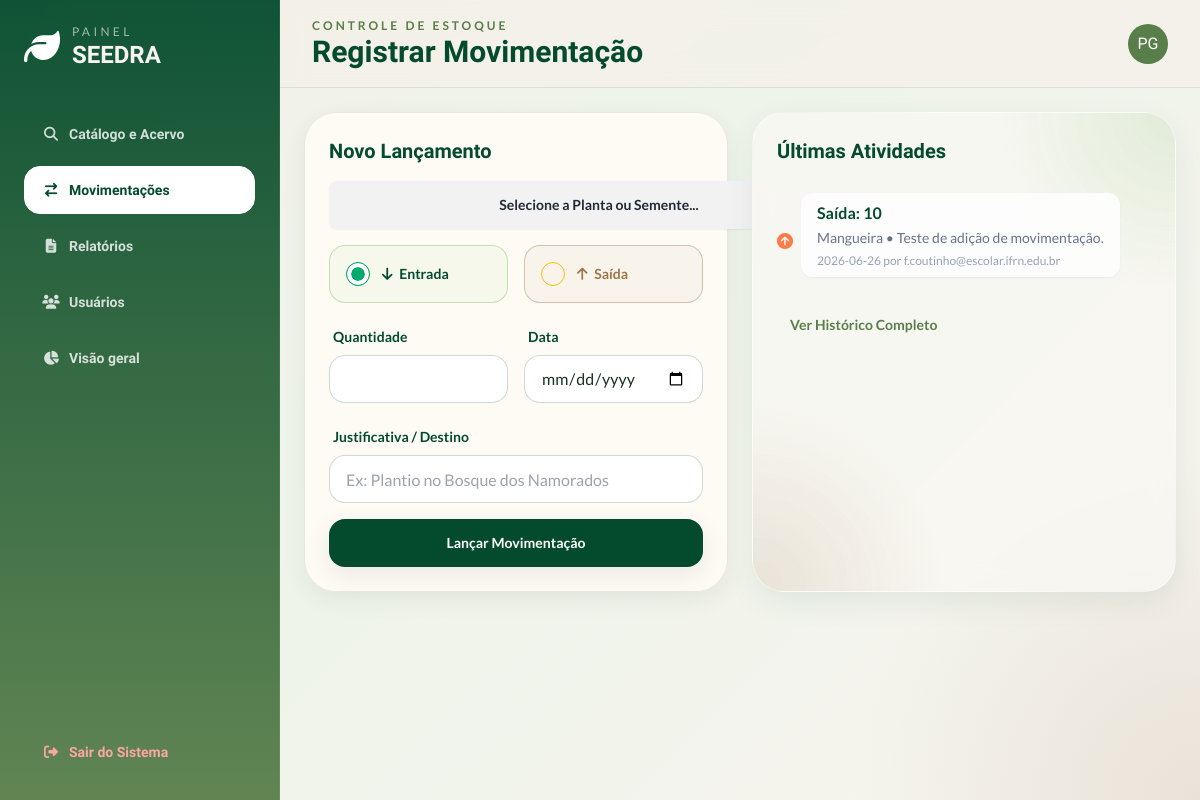
Before: /movimentacao (signed in) with the older database file.
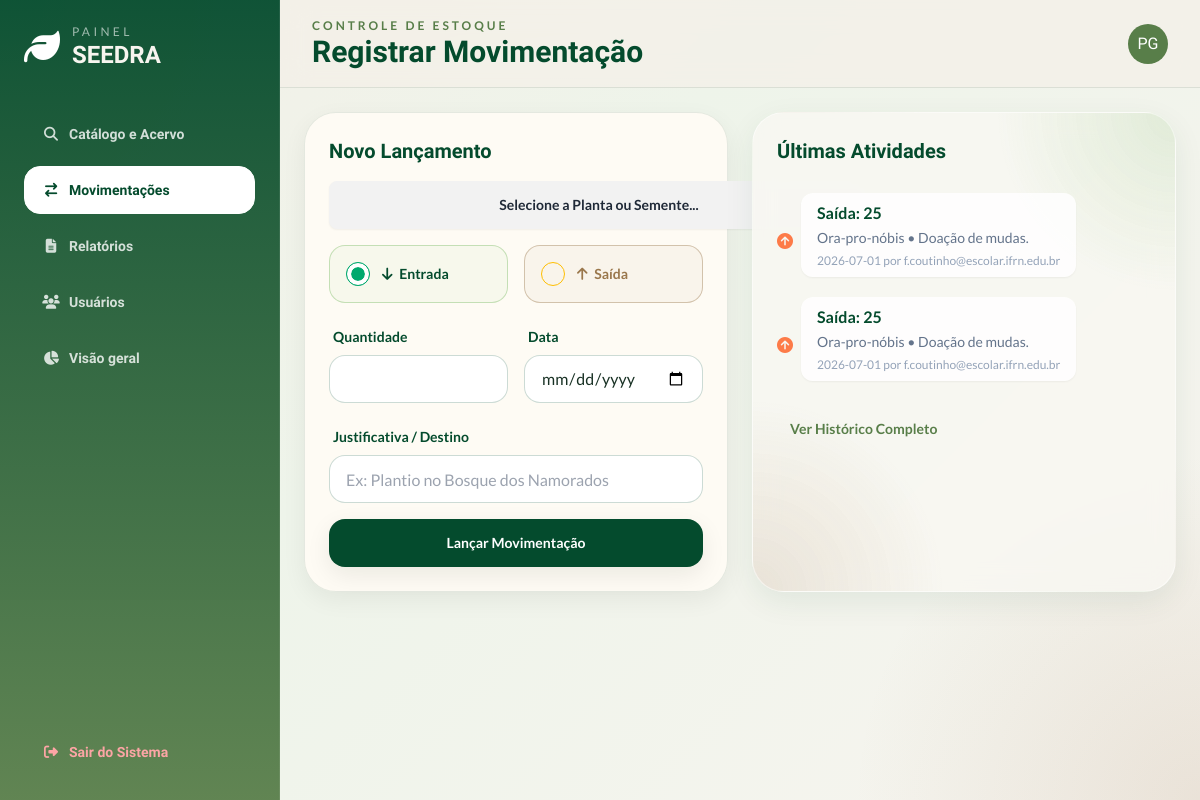
After: the same page with the newer database file.
### models.py (models this page shows, shortened)
class Movimentacao(db.Model):
    __tablename__='movimentacao'
    id_item = db.Column(db.Integer, db.ForeignKey(Item.id), nullable = False)
    id = db.Column(db.Integer, primary_key = True)
    data_move = db.Column(db.Date, nullable = False)
    Typ = db.Column(db.String(10), nullable = False)
    quantidade = db.Column(db.Integer, nullable = False)
    justificativa = db.Column(db.Text, nullable = False)
    operador = db.Column(db.String(40), nullable = False)

class Item(db.Model):
    __tablename__= 'items'
    id = db.Column(db.Integer, primary_key = True)
    nome = db.Column(db.String(50), nullable = False, unique = True)
    quantidade = db.Column(db.Integer, nullable = True)
    n_cientifico = db.Column(db.String(50), nullable = False , unique = True)
    categoria = db.Column(db.String(20), nullable = False)
    deficit_limit = db.Column(db.Integer)
    obs = db.Column(db.Text)
    data_cadastro = db.Column(db.Date, nullable = False)
    movimentacoes = db.relationship('Movimentacao', backref = 'Item', lazy = True)

### app.py (the view, shortened to what this page needs)
@app.route('/movimentacao', methods = ['GET', 'POST'])
@login_required
def movimentacao():
    itens = Item.query.order_by(Item.nome).all()
    movimentacoes = Movimentacao.query.all()
    itens_mov = Item.query.all()
    if movimentacoes:
        for item in itens_mov:
            for mov in movimentacoes:
                if item.id == mov.id:
                    itens_mov_id = item.nome
        return render_template('movimentacao.html',itens=itens, movimentacoes=movimentacoes, itens_mov = itens_mov_id)
    else:
       flash("Nenhuma movimentação encontrada!")
       return render_template('movimentacao.html',itens=itens, movimentacoes=movimentacoes)

### app.py (called while the page is built)
@login_manager.user_loader
def load_user(user_id):
    return Usuarios.query.get(int(user_id))

def login_required(f):
  @wraps(f)
  def decorated_function(*args, **kwargs):
      if 'usuarios_id' not in session:
         flash("Faça login primeiro!", 'erro')
         return redirect(url_for('login'))
      return f(*args, **kwargs)
  return decorated_function

### templates/movimentacao.html (shortened to what this page needs)
{% extends 'base.html' %}
{% set page_id = 'movimentacoes'%}
{% block header_subtitle %}Controle de Estoque{% endblock %}
{% block header_title %}Registrar Movimentação{% endblock %}
{% block content %}
<div class="grid grid-cols-1 lg:grid-cols-2 gap-6">
    <div class="soft-card rounded-[2rem] p-6 self-start">
        <h3 class="text-xl font-extrabold text-seedra-leafDark mb-4">Novo Lançamento</h3>
        <form action="{{ url_for('movimentacao') }}" method="POST" class="space-y-4 font-lato">
            <div class="relative inline-block w-[540px]">
                <button id="btn_lista_planta" type="button" class="btn w-full">
                    <span id="span_planta">Selecione a Planta ou Semente...</span>
                </button>
            </div>
            <div class="grid grid-cols-2 gap-4 my-4">
                <label class="label cursor-pointer justify-start gap-3 p-4 rounded-2xl border border-seedra-leafLight/40 bg-seedra-leafLight/5 hover:bg-seedra-leafLight/10 transition">
                    <input type="radio" name="tipo_mov" value="Entrada" class="radio radio-success" checked />
                    <span class="label-text font-bold text-seedra-leafDark"><i class="fa-solid fa-arrow-down mr-1"></i> Entrada</span>
                </label>
                <label class="label cursor-pointer justify-start gap-3 p-4 rounded-2xl border border-seedra-seedBrown/40 bg-seedra-seedBrown/5 hover:bg-seedra-seedBrown/10 transition">
                    <input type="radio" name="tipo_mov" value="Saída" class="radio radio-warning" />
                    <span class="label-text font-bold text-seedra-seedBrown"><i class="fa-solid fa-arrow-up mr-1"></i> Saída</span>
                </label>
            </div>
            <div class="grid grid-cols-2 gap-4">
                <div class="form-control">
                    <label class="label"><span class="label-text font-bold text-seedra-leafDark">Quantidade</span></label>
                    <input type="number" name="quantidade" class="input input-bordered rounded-2xl bg-white border-seedra-leafDark/20" required />
                </div>
                <div class="form-control">
                    <label class="label"><span class="label-text font-bold text-seedra-leafDark">Data</span></label>
                    <input type="date" name="data_move" class="input input-bordered rounded-2xl bg-white border-seedra-leafDark/20" required />
                </div>
            </div>
            <div class="form-control">
                <label class="label"><span class="label-text font-bold text-seedra-leafDark">Justificativa / Destino</span></label>
                <input type="text" name="justificativa" class="input input-bordered rounded-2xl bg-white border-seedra-leafDark/20" placeholder="Ex: Plantio no Bosque dos Namorados" required />
            </div>
            <button type="submit" class="btn btn-block rounded-2xl border-0 bg-seedra-leafDark hover:bg-seedra-leafMid text-white mt-4 shadow-card">Lançar Movimentação</button>
        </form>
    </div>
    <div class="glass-card rounded-[2rem] p-6 h-full bg-organic">
        <h3 class="text-xl font-extrabold text-seedra-leafDark mb-6">Últimas Atividades</h3>
        <ul class="timeline timeline-vertical timeline-compact font-lato">
            {% for mov in movimentacoes %}
                <li>
                    <div class="timeline-middle text-seedra-leafLight"><i class="{% if mov.Typ == 'Entrada' %}fa-solid fa-circle-check {% else %} fa-solid fa-circle-arrow-up text-[#FF4500]/70 {% endif %}"></i></div>
                    <div class="timeline-end timeline-box bg-white/80 border-0 shadow-sm rounded-xl mb-4 ml-2">
                        <span class="font-bold text-seedra-leafDark block">{{mov.Typ}}: {{mov.quantidade}}</span>
                        <span class="text-sm text-slate-500">{% if itens_mov %}{{itens_mov}} {% else %} Nada {% endif %} • {{mov.justificativa}}</span>
                        <p class="text-xs text-slate-400 mt-1">{{mov.data_move}} por {{mov.operador}}</p>
                    </div>
                </li>
            {% endfor %}
        </ul>
        <a href="#" class="btn btn-ghost btn-sm text-seedra-leafMid mt-4 font-lato">Ver Histórico Completo</a>
    </div>
</div>
{% endblock %}

### templates/base.html (shortened to what this page needs)
<!DOCTYPE html>
<html lang="pt-BR" data-theme="light">
<head>
  <link rel="stylesheet" href="/static/css/style.css" />
  <script src="/static/js/tailwind.config.js" defer></script>
  <script src="https://cdn.tailwindcss.com"></script>
  <link href="https://cdn.jsdelivr.net/npm/daisyui@4.12.10/dist/full.min.css" rel="stylesheet" type="text/css" />
  <link rel="stylesheet" href="https://cdnjs.cloudflare.com/ajax/libs/font-awesome/6.4.0/css/all.min.css">
</head>
<body class="font-sans">
  <div class="dashboard-shell">
    <aside class="sidebar p-5 lg:p-6 flex flex-col gap-6">
      <div class="flex items-center gap-3">
        <i class="fa-solid fa-leaf text-4xl text-white"></i>
        <div>
          <p class="text-xs uppercase tracking-[0.28em] text-white/60 font-lato">Painel</p>
          <h1 class="text-2xl font-extrabold leading-tight">SEEDRA</h1>
        </div>
      </div>
      {% block nav %}
        <nav class="space-y-2 mt-4">
          <a href="{{ url_for('catalogo') }}" class="btn btn-block justify-start btn-ghost text-white/80 hover:bg-white/10 rounded-2xl {{ '!text-seedra-leafDark border-white bg-white' if page_id =='catalogo' else 'btn-ghost text-white/80 hover:bg-white/10' }}"><i class="fa-solid fa-magnifying-glass w-5"></i> Catálogo e Acervo</a>
          <a href="{{ url_for('movimentacao') }}" class="btn btn-block justify-start btn-ghost text-white/80 hover:bg-white/10 rounded-2xl {{ '!text-seedra-leafDark border-white bg-white' if page_id =='movimentacoes' else 'btn-ghost text-white/80 hover:bg-white/10' }}"><i class="fa-solid fa-arrow-right-arrow-left w-5"></i> Movimentações</a>
          <a href="{{ url_for('relatorios') }}" class="btn btn-block justify-start btn-ghost text-white/80 hover:bg-white/10 rounded-2xl {{ '!text-seedra-leafDark border-white bg-white' if page_id =='relatorios' else 'btn-ghost text-white/80 hover:bg-white/10' }}"><i class="fa-solid fa-file-lines w-5"></i> Relatórios</a>
          <a href="{{ url_for('usuarios') }}" class="btn btn-block justify-start btn-ghost text-white/80 hover:bg-white/10 rounded-2xl {{ '!text-seedra-leafDark border-white bg-white' if page_id =='usuarios' else 'btn-ghost text-white/80 hover:bg-white/10' }}"><i class="fa-solid fa-users w-5"></i> Usuários</a>
          <a href="{{ url_for('dashboard') }}" class="btn btn-block justify-start  hover:bg-white/20 hover:text-white  rounded-2xl {{ 'text-seedra-leafDark border-white/10 bg-white/14' if page_id =='visao' else 'btn-ghost text-white/80 hover:bg-white/10' }}"><i class="fa-solid fa-chart-pie w-5"></i> Visão geral</a>
        </nav>
      {% endblock %}
      <div class="mt-auto">
        <a href="{{ url_for('logout') }}" class="btn btn-block justify-start btn-ghost text-red-300 hover:bg-red-500/20 hover:text-red-100 rounded-2xl"><i class="fa-solid fa-right-from-bracket w-5"></i> Sair do Sistema</a>
      </div>
    </aside>
    <header class="topbar px-5 lg:px-8 flex items-center justify-between gap-4">
      <div>
        <p class="text-xs uppercase tracking-[0.25em] text-seedra-leafMid font-semibold font-lato">{% block header_subtitle %}SEEDRA{% endblock %}</p>
        <h2 class="text-2xl md:text-3xl font-extrabold text-seedra-leafDark">{% block header_title %}Painel de Controle{% endblock %}</h2>
      </div>
      <div class="flex items-center gap-3">
        <div class="avatar placeholder ml-4">
          <div class="bg-seedra-leafMid text-white rounded-full w-10">
            <span>PG</span>
          </div>
        </div>
      </div>
    </header>
    <main class="main">
      {% block content %}
      {% endblock %}
    </main>
  </div>
</body>
</html>

### static/css/style.css (style rules this page uses)
:root { --leaf-dark: #044b2d; --leaf-mid: #587e49; --leaf-light: #78b863; --seed-brown: #9a774c; --seed-sand: #ddd1ae; --seed-mist: #d9d6cc; --deep-forest: #001500; --stone: #888784; --cloud: #d9d9d9; --surface: rgba(249, 248, 243, 0.78); --surface-strong: rgba(255, 252, 246, 0.9); --line: rgba(4, 75, 45, 0.10); }
html, body { height: 100%; overflow: hidden; scroll-behavior: smooth; }
body { font-family: 'Balsamiq Sans', sans-serif; background: radial-gradient(circle at top left, rgba(120,184,99,0.18), transparent 20%), radial-gradient(circle at bottom right, rgba(154,119,76,0.14), transparent 24%), linear-gradient(135deg, #f4f0e8 0%, #eef4ea 40%, #f7f4ef 100%); color: #183124; }
.dashboard-shell { display: grid; grid-template-columns: 280px 1fr; grid-template-rows: 88px 1fr; height: 100dvh; }
.sidebar { grid-row: 1 / -1; overflow-y: auto; background: linear-gradient(180deg, rgba(4,75,45,0.95), rgba(88,126,73,0.94)); color: #f7f5ef; border-right: 1px solid rgba(255,255,255,0.08); }
.topbar { grid-column: 2; position: sticky; top: 0; z-index: 10; background: rgba(244, 240, 232, 0.78); backdrop-filter: blur(14px); border-bottom: 1px solid var(--line); }
.main { grid-column: 2; overflow-y: auto; padding: 1.5rem; }
.glass-card { background: var(--surface); border: 1px solid rgba(255,255,255,0.5); box-shadow: 0 10px 30px rgba(4,75,45,0.08); backdrop-filter: blur(12px); }
.soft-card { background: var(--surface-strong); border: 1px solid var(--line); box-shadow: 0 8px 24px rgba(0, 21, 0, 0.06); }

Changed rows visible on the page:
no longer on this page (row edited): Item: nome "Mangueira"
changed Movimentacao (number 1 of 2 on the later page): quantidade "10" → "25"; justificativa "Teste de adição de movimentação." → "Doação de mudas."; data_move "2026-06-26" → "2026-07-01"
added Item: nome "Ora-pro-nóbis"
added Movimentacao: Typ "Saída", quantidade "25", justificativa "Doação de mudas.", data_move "2026-07-01", operador "f.coutinho@escolar.ifrn.edu.br"
